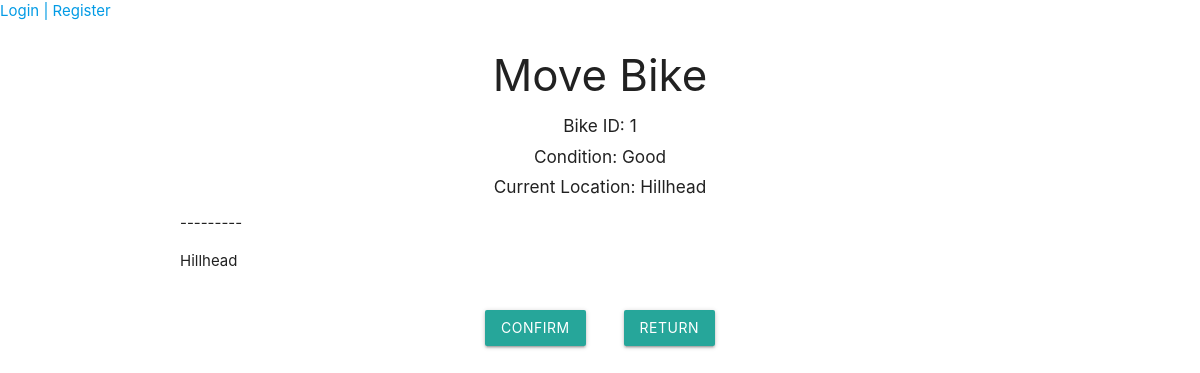
Page /operator/1/move_bike on the earlier database version.
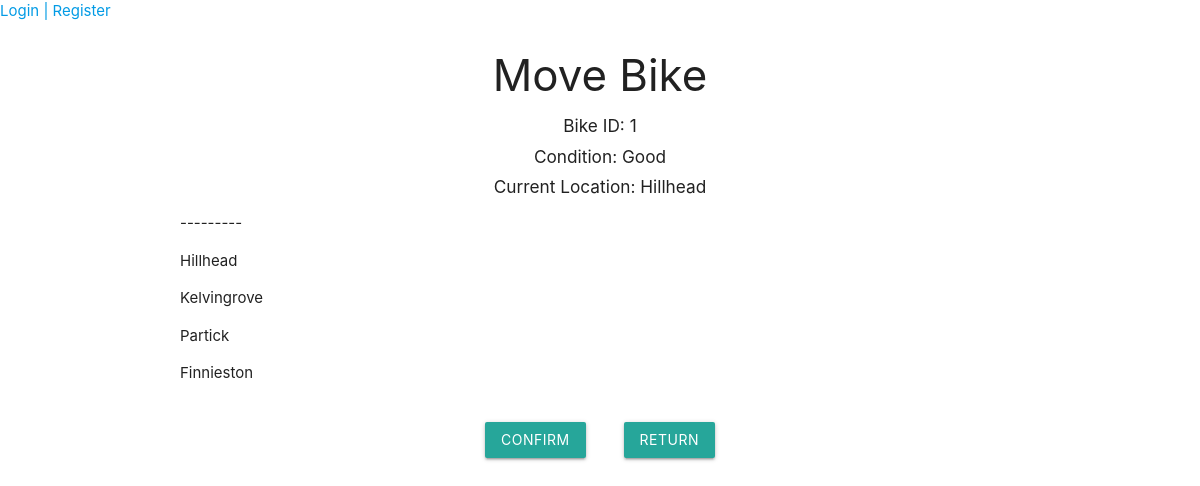
Same page on the later database version.
### BikeShare/models.py (models this page shows, shortened)
class Station(models.Model):
    station_name = models.CharField(max_length=100, null=False, default="")
    def __str__(self):
        return self.station_name

### BikeShare/views.py (the view)
# urls.py: path('operator/<int:bike_id>/move_bike', views.move_bike, name='move_bike')
def move_bike(request, bike_id):
    bike = get_object_or_404(Bike, pk=bike_id)
    form = LocationForm(request.POST or None)
    context={'bike': bike,
             'form': form}
    return render(request, 'move_bike.html', context=context)

### BikeShare/models.py (called while the page is built)
    def condition(self):
        if self.is_faulty:
            return "Faulty"
        else:
            return "Good"

### BikeShare/templates/move_bike.html (shortened to what this page needs)
{% extends 'base.html' %}
{% block content %}
    <h3>
        <center>Move Bike</center>
    </h3>
    <h6>
        <center>Bike ID: {{ bike.id }}</center>
    </h6>
    <h6>
        <center>Condition: {{ bike.condition }}</center>
    </h6>
    <h6>
        <center>Current Location: {{ bike.station }}</center>
    </h6>
    <form method="post" action="{% url 'bikeshare:move_bike' bike.id %}">
                {% for val, field in form.locations.field.choices %}
                    <p>{{ field }}</p>
                {% endfor %}
        <div class="container" align="center">
            <br>
            <button type="submit" id="topup" class="waves-effect waves-light btn">Confirm
            </button>
            <button type="button" id="cancel" class="cancelbtn waves-effect waves-light btn"
                    onclick="location.href='{% url 'bikeshare:bikeshare-operator' %}'">
                Return
            </button>
        </div>
    </form>
{% endblock %}

Differences in the rows shown:
added Station: choices "Kelvingrove"
added Station: choices "Partick"
added Station: choices "Finnieston"
